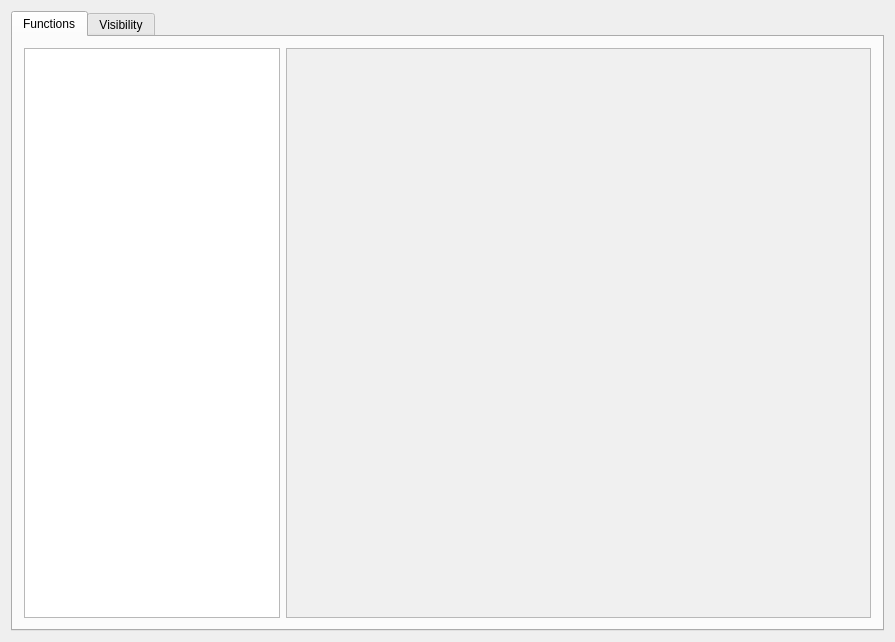
<?xml version="1.0" encoding="UTF-8"?>
<ui version="4.0">
 <class>QTUScriptDatabase</class>
 <widget class="QDialog" name="QTUScriptDatabase">
  <property name="geometry">
   <rect>
    <x>0</x>
    <y>0</y>
    <width>895</width>
    <height>642</height>
   </rect>
  </property>
  <property name="windowTitle">
   <string>QTUScriptDatabase</string>
  </property>
  <layout class="QVBoxLayout" name="verticalLayout">
   <item>
    <widget class="QTabWidget" name="tabWidget">
     <property name="currentIndex">
      <number>0</number>
     </property>
     <widget class="QWidget" name="tab">
      <attribute name="title">
       <string>Functions</string>
      </attribute>
      <layout class="QHBoxLayout" name="horizontalLayout">
       <item>
        <widget class="QListView" name="listView">
         <property name="sizePolicy">
          <sizepolicy hsizetype="Minimum" vsizetype="MinimumExpanding">
           <horstretch>0</horstretch>
           <verstretch>0</verstretch>
          </sizepolicy>
         </property>
         <property name="font">
          <font>
           <family>Consolas</family>
          </font>
         </property>
        </widget>
       </item>
       <item>
        <widget class="QTextEdit" name="textEdit">
         <property name="palette">
          <palette>
           <active>
            <colorrole role="Base">
             <brush brushstyle="SolidPattern">
              <color alpha="255">
               <red>240</red>
               <green>240</green>
               <blue>240</blue>
              </color>
             </brush>
            </colorrole>
           </active>
           <inactive>
            <colorrole role="Base">
             <brush brushstyle="SolidPattern">
              <color alpha="255">
               <red>240</red>
               <green>240</green>
               <blue>240</blue>
              </color>
             </brush>
            </colorrole>
           </inactive>
           <disabled>
            <colorrole role="Base">
             <brush brushstyle="SolidPattern">
              <color alpha="255">
               <red>240</red>
               <green>240</green>
               <blue>240</blue>
              </color>
             </brush>
            </colorrole>
           </disabled>
          </palette>
         </property>
         <property name="font">
          <font>
           <family>Consolas</family>
          </font>
         </property>
         <property name="autoFillBackground">
          <bool>false</bool>
         </property>
        </widget>
       </item>
      </layout>
     </widget>
     <widget class="QWidget" name="tab_2">
      <attribute name="title">
       <string>Visibility</string>
      </attribute>
     </widget>
    </widget>
   </item>
  </layout>
 </widget>
 <layoutdefault spacing="6" margin="11"/>
 <resources/>
 <connections/>
</ui>
